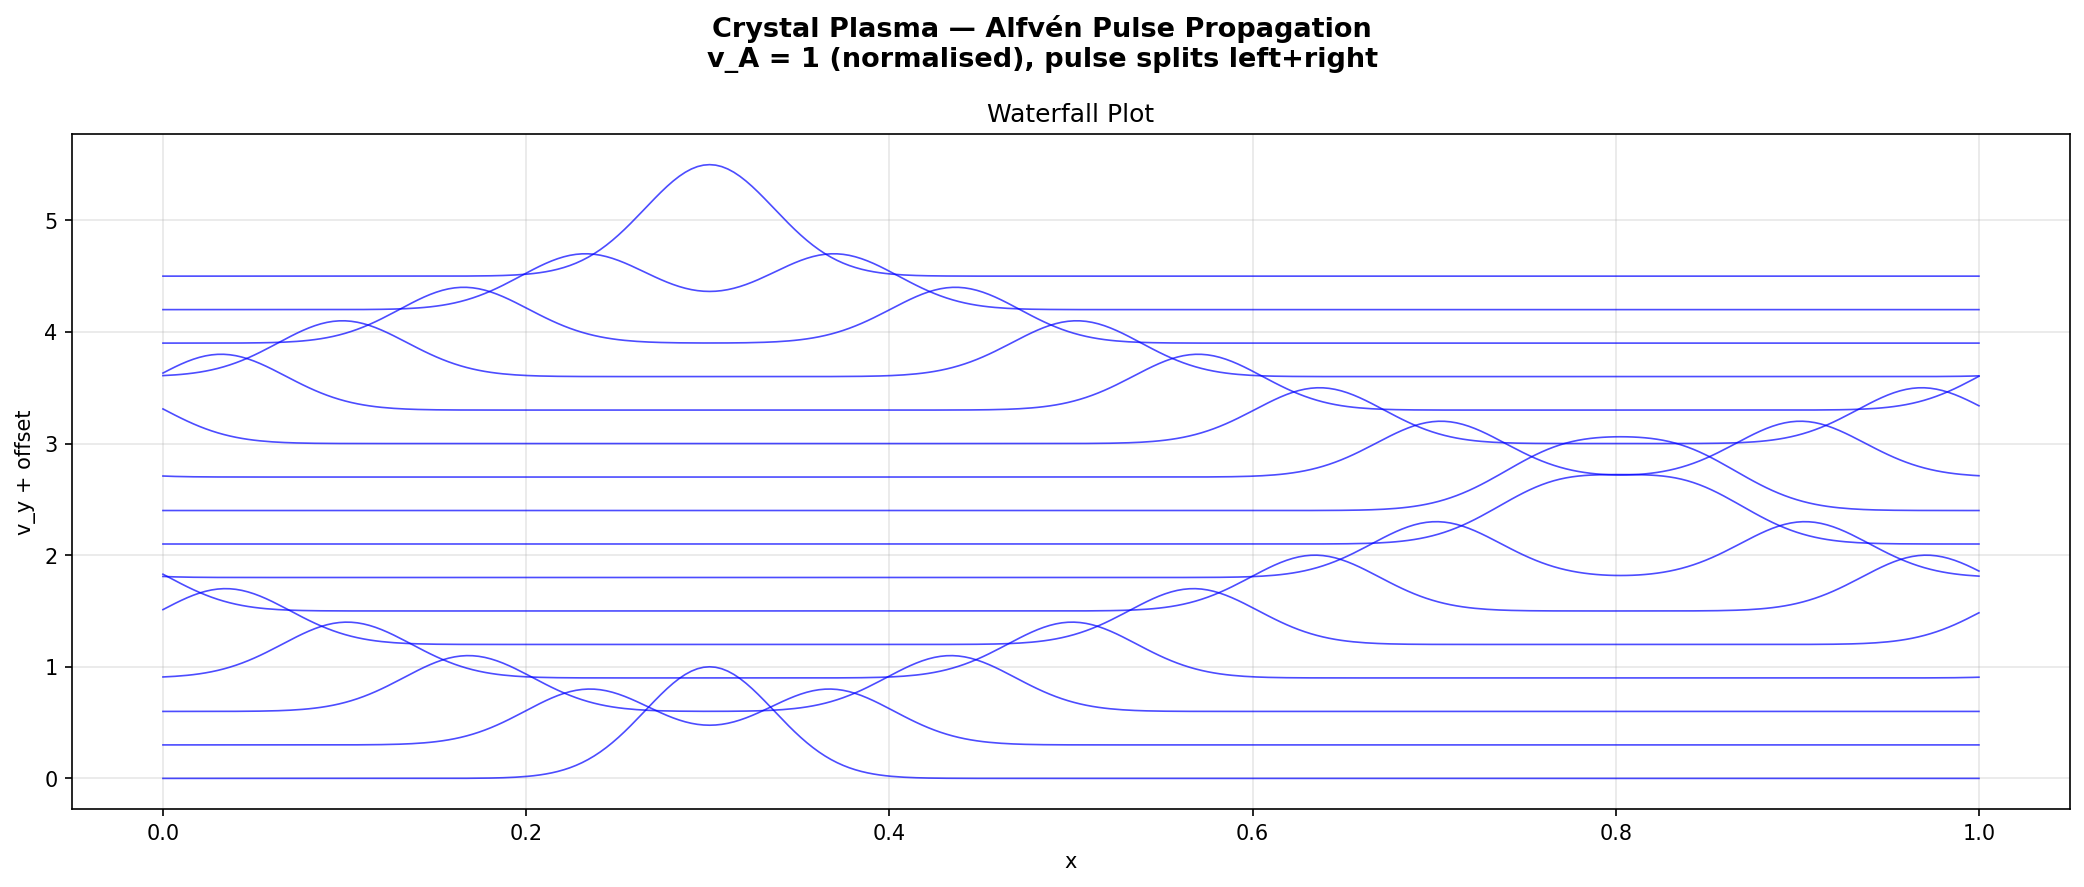

This chart was generated by the following Python code:
#!/usr/bin/env python3
"""Crystal Plasma — Alfvén Pulse Propagation"""
import crystal_toe as ct
import numpy as np
import matplotlib.pyplot as plt

toe = ct.Toe(); pl = toe.plasma()
vys, bys, ens = pl.simulate_alfven(300, 0.5, 600, 40, True)

fig, ax = plt.subplots(figsize=(14, 6))
fig.suptitle("Crystal Plasma — Alfvén Pulse Propagation\nv_A = 1 (normalised), pulse splits left+right",
             fontsize=13, fontweight='bold')
x = np.linspace(0, 1, len(vys[0]))
for i, vy in enumerate(vys):
    ax.plot(x, np.array(vy) + i*0.3, 'b-', linewidth=0.8, alpha=0.7)
ax.set_xlabel('x'); ax.set_ylabel('v_y + offset'); ax.set_title('Waterfall Plot')
ax.grid(True, alpha=0.3)
plt.tight_layout(); plt.savefig('plasma_pulse.png', dpi=150, bbox_inches='tight'); plt.show()
